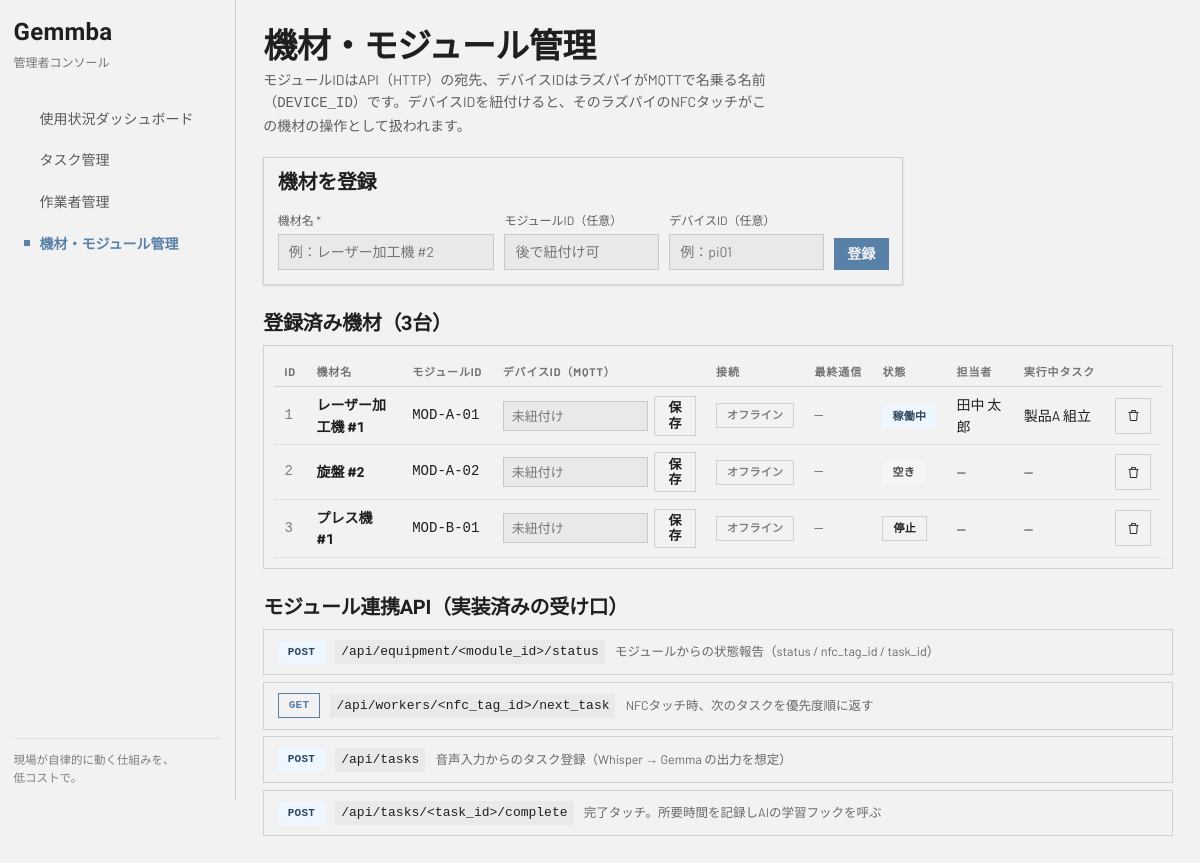
The page /equipment on the database as committed earlier.
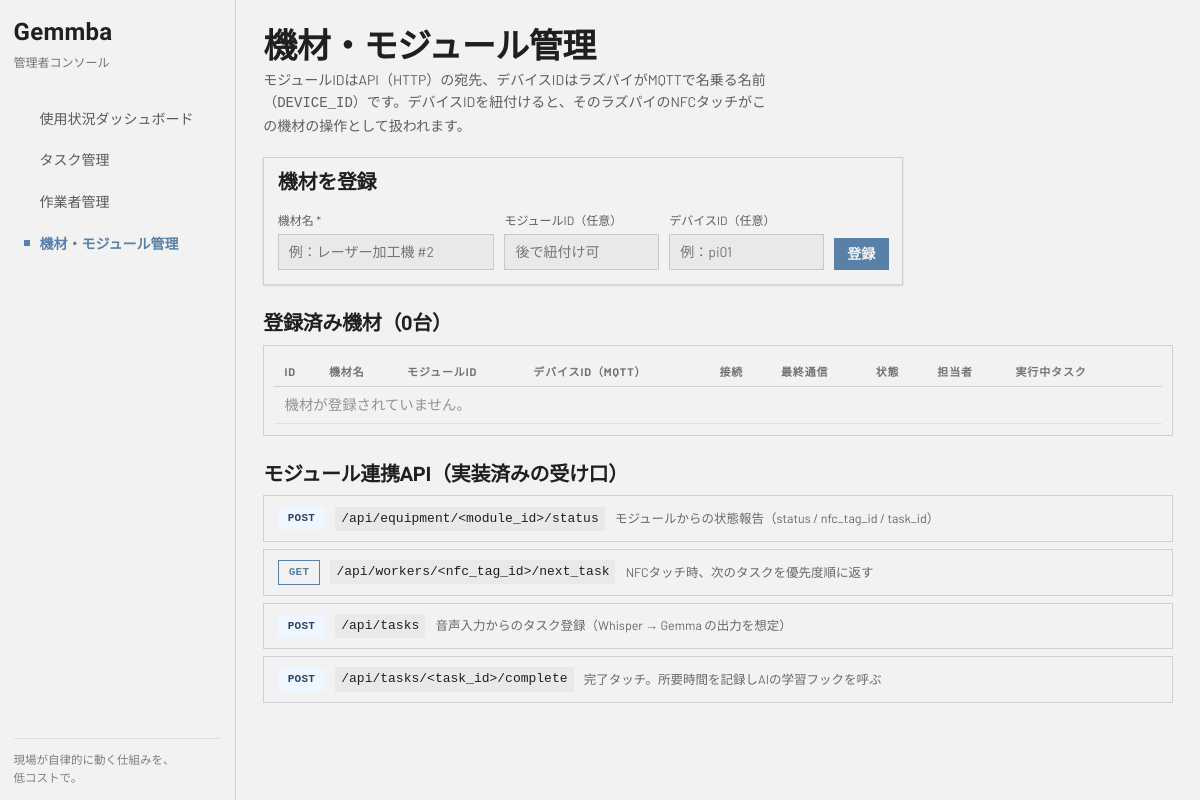
The same page on the database as committed later.
### tables this page shows
CREATE TABLE equipment (
    id INTEGER PRIMARY KEY AUTOINCREMENT,
    name TEXT NOT NULL,
    module_id TEXT UNIQUE,                      -- モジュール(ESP32)の識別子
    status TEXT NOT NULL DEFAULT 'idle',        -- idle / working / stopped / maintenance
    current_worker_id INTEGER REFERENCES workers(id),
    current_task_id INTEGER REFERENCES tasks(id),
    updated_at TEXT DEFAULT (datetime('now', 'localtime'))
, ip TEXT, hostname TEXT, last_seen TEXT, online INTEGER DEFAULT 0);

CREATE TABLE workers (
    id INTEGER PRIMARY KEY AUTOINCREMENT,
    name TEXT NOT NULL,
    years_of_service REAL NOT NULL DEFAULT 0,   -- 勤続年数（AIの初期文脈ベクトルに使用）
    nfc_tag_id TEXT UNIQUE,                     -- 腕輪のICチップID（後で紐付け可能）
    created_at TEXT DEFAULT (datetime('now', 'localtime'))
);

CREATE TABLE tasks (
    id INTEGER PRIMARY KEY AUTOINCREMENT,
    title TEXT NOT NULL,
    description TEXT DEFAULT '',
    difficulty INTEGER NOT NULL DEFAULT 3,      -- 難易度 1-5（AIの文脈ベクトルに使用）
    priority TEXT NOT NULL DEFAULT 'normal',    -- urgent / high / normal / low
    quantity INTEGER DEFAULT 1,
    deadline TEXT,                              -- 期限 (YYYY-MM-DD)
    status TEXT NOT NULL DEFAULT 'todo',        -- todo / assigned / in_progress / done
    assigned_worker_id INTEGER REFERENCES workers(id),
    equipment_id INTEGER REFERENCES equipment(id),
    started_at TEXT,
    completed_at TEXT,
    created_at TEXT DEFAULT (datetime('now', 'localtime'))
);

### app.py (the view)
@app.route("/equipment")
def equipment():
    conn = db.get_db()
    rows = conn.execute("""
        SELECT e.*, w.name AS worker_name, t.title AS task_title
        FROM equipment e
        LEFT JOIN workers w ON w.id = e.current_worker_id
        LEFT JOIN tasks t   ON t.id = e.current_task_id
        ORDER BY e.id
    """).fetchall()
    conn.close()
    return render_template("equipment.html", equipment=rows, pending_modules=_pending_modules)

### app.py (called while the page is built)
@app.context_processor
def inject_labels():
    return dict(P=PRIORITY_LABELS, S=STATUS_LABELS, E=EQ_STATUS_LABELS)

### db.py (called while the page is built)
def get_db():
    conn = sqlite3.connect(DB_PATH)
    conn.row_factory = sqlite3.Row
    conn.execute("PRAGMA foreign_keys = ON")
    return conn

### templates/equipment.html (shortened to what this page needs)
{% extends "base.html" %}
{% block content %}
<header class="page-head">
  <h1>機材・モジュール管理</h1>
  <p class="page-sub">モジュールIDはAPI（HTTP）の宛先、デバイスIDはラズパイがMQTTで名乗る名前（<span class="mono">DEVICE_ID</span>）です。デバイスIDを紐付けると、そのラズパイのNFCタッチがこの機材の操作として扱われます。</p>
</header>
<section class="card elev-sm form-panel narrow">
  <h4>機材を登録</h4>
  <form method="post" action="{{ url_for('add_equipment') }}" class="equipment-form-grid">
    <div class="field"><label>機材名 *</label>
      <input class="input" type="text" name="name" placeholder="例：レーザー加工機 #2" required>
    </div>
    <div class="field"><label>モジュールID（任意）</label>
      <input class="input" type="text" name="module_id" placeholder="後で紐付け可">
    </div>
    <div class="field"><label>デバイスID（任意）</label>
      <input class="input" type="text" name="hostname" placeholder="例：pi01">
    </div>
    <button type="submit" class="btn btn-primary">登録</button>
  </form>
</section>
<h3 class="section-title">登録済み機材（{{ equipment|length }}台）</h3>
<div class="card table-wrap" style="margin-bottom: var(--space-8);">
  <table class="table">
    <thead><tr><th>ID</th><th>機材名</th><th>モジュールID</th><th>デバイスID（MQTT）</th><th>接続</th><th>最終通信</th><th>状態</th><th>担当者</th><th>実行中タスク</th><th></th></tr></thead>
    <tbody>
    {% for e in equipment %}
      <tr>
        <td class="mono text-muted">{{ e.id }}</td>
        <td class="strong">{{ e.name }}</td>
        <td class="mono">{{ e.module_id or '未接続' }}</td>
        <td>
          <form method="post" action="{{ url_for('bind_equipment') }}" class="bind-form">
            <input class="input input-sm mono" type="text" name="hostname"
                   value="{{ e.hostname or '' }}" placeholder="未紐付け">
            <button type="submit" class="btn btn-sm btn-secondary">保存</button>
          </form>
        </td>
        <td>
          {% if e.online %}
            <span class="badge badge-online" title="IP: {{ e.ip or '不明' }}">オンライン</span>
          {% else %}
            <span class="badge badge-offline">オフライン</span>
          {% endif %}
        </td>
        <td class="mono text-muted">{{ e.last_seen or '—' }}</td>
        <td><span class="badge badge-{{ e.status }}">{{ E[e.status] }}</span></td>
        <td>{{ e.worker_name or '—' }}</td>
        <td>{{ e.task_title or '—' }}</td>
        <td class="num">
          <form method="post" action="{{ url_for('delete_equipment', eq_id=e.id) }}"
                onsubmit="return confirm('機材「{{ e.name }}」を削除しますか？')">
            <button type="submit" class="btn btn-icon btn-secondary" title="削除">
              <svg width="15" height="15" viewBox="0 0 24 24" fill="none" stroke="currentColor" stroke-width="1.5"><path d="M4 7h16"/><path d="M9 7V4h6v3"/><path d="M6 7l1 13h10l1-13"/></svg>
            </button>
          </form>
        </td>
      </tr>
    {% else %}
      <tr><td colspan="10" class="empty">機材が登録されていません。</td></tr>
    {% endfor %}
    </tbody>
  </table>
</div>
<h3 class="section-title">モジュール連携API（実装済みの受け口）</h3>
<div class="api-list">
  <div class="card api-row">
    <span class="tag tag-accent">POST</span>
    <code>/api/equipment/&lt;module_id&gt;/status</code>
    <span class="desc">モジュールからの状態報告（status / nfc_tag_id / task_id）</span>
  </div>
  <div class="card api-row">
    <span class="tag tag-outline">GET</span>
    <code>/api/workers/&lt;nfc_tag_id&gt;/next_task</code>
    <span class="desc">NFCタッチ時、次のタスクを優先度順に返す</span>
  </div>
  <div class="card api-row">
    <span class="tag tag-accent">POST</span>
    <code>/api/tasks</code>
    <span class="desc">音声入力からのタスク登録（Whisper → Gemma の出力を想定）</span>
  </div>
  <div class="card api-row">
    <span class="tag tag-accent">POST</span>
    <code>/api/tasks/&lt;task_id&gt;/complete</code>
    <span class="desc">完了タッチ。所要時間を記録しAIの学習フックを呼ぶ</span>
  </div>
</div>
{% endblock %}

Rows that differ between the two databases and show on the page:
removed equipment: id "1", name "レーザー加工機 #1", module "MOD-A-01", online "オフライン", last_seen "—", status "稼働中", name "田中 太郎", title "製品A 組立"
removed equipment: id "2", name "旋盤 #2", module "MOD-A-02", online "オフライン", last_seen "—", status "空き", worker_name "—", task_title "—"
removed equipment: id "3", name "プレス機 #1", module "MOD-B-01", online "オフライン", last_seen "—", status "停止", worker_name "—", task_title "—"
Other text that changed with them:
{{ equipment|length }}: "3" → "0"
text now shown: "機材が登録されていません。"
